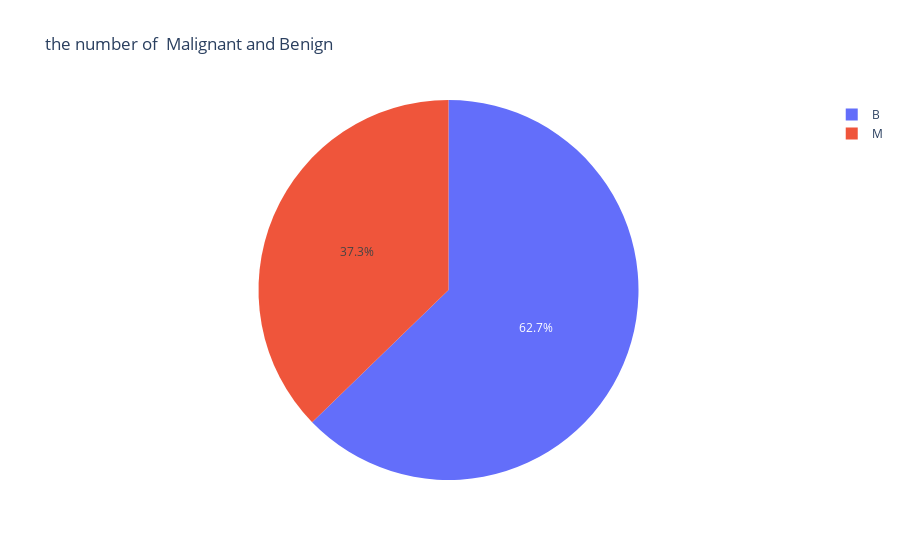

The notebook cell saved with this chart:
### Code cell
# show the diferance between the number of  Malignant and Benign     
fig = px.pie(df_diagnosis, values='count', names='diagnosis',title='the number of  Malignant and Benign ')
fig.show()

### Figure 1 — Plotly figure (JSON) as saved in the notebook; plotly's stock layout.template omitted (floating-point values rounded to 4 significant figures)
{"data": [{"domain": {"x": [0, 1], "y": [0, 1]}, "hovertemplate": "diagnosis=%{label}<br>count=%{value}<extra></extra>", "labels": ["B", "M"], "legendgroup": "", "name": "", "showlegend": true, "type": "pie", "values": [357, 212]}], "layout": {"legend": {"tracegroupgap": 0}, "title": {"text": "the number of  Malignant and Benign "}}}
